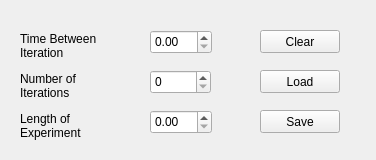
<?xml version="1.0" encoding="UTF-8"?>
<ui version="4.0">
 <class>Form</class>
 <widget class="QWidget" name="Form">
  <property name="geometry">
   <rect>
    <x>0</x>
    <y>0</y>
    <width>376</width>
    <height>160</height>
   </rect>
  </property>
  <property name="windowTitle">
   <string>Form</string>
  </property>
  <widget class="QPushButton" name="btn_clear">
   <property name="geometry">
    <rect>
     <x>260</x>
     <y>30</y>
     <width>80</width>
     <height>23</height>
    </rect>
   </property>
   <property name="text">
    <string>Clear</string>
   </property>
  </widget>
  <widget class="QPushButton" name="btn_load">
   <property name="geometry">
    <rect>
     <x>260</x>
     <y>70</y>
     <width>80</width>
     <height>23</height>
    </rect>
   </property>
   <property name="text">
    <string>Load</string>
   </property>
  </widget>
  <widget class="QPushButton" name="btn_save">
   <property name="geometry">
    <rect>
     <x>260</x>
     <y>110</y>
     <width>80</width>
     <height>23</height>
    </rect>
   </property>
   <property name="text">
    <string>Save</string>
   </property>
  </widget>
  <widget class="QDoubleSpinBox" name="sb_time_btw_iter">
   <property name="geometry">
    <rect>
     <x>150</x>
     <y>30</y>
     <width>62</width>
     <height>24</height>
    </rect>
   </property>
  </widget>
  <widget class="QSpinBox" name="sb_n_iters">
   <property name="geometry">
    <rect>
     <x>150</x>
     <y>70</y>
     <width>61</width>
     <height>24</height>
    </rect>
   </property>
  </widget>
  <widget class="QDoubleSpinBox" name="sb_len_of_experiment">
   <property name="geometry">
    <rect>
     <x>150</x>
     <y>110</y>
     <width>62</width>
     <height>24</height>
    </rect>
   </property>
  </widget>
  <widget class="QLabel" name="label">
   <property name="geometry">
    <rect>
     <x>20</x>
     <y>30</y>
     <width>121</width>
     <height>31</height>
    </rect>
   </property>
   <property name="text">
    <string>Time Between
Iteration</string>
   </property>
  </widget>
  <widget class="QLabel" name="label_2">
   <property name="geometry">
    <rect>
     <x>20</x>
     <y>70</y>
     <width>111</width>
     <height>31</height>
    </rect>
   </property>
   <property name="text">
    <string>Number of
Iterations</string>
   </property>
  </widget>
  <widget class="QLabel" name="label_3">
   <property name="geometry">
    <rect>
     <x>20</x>
     <y>110</y>
     <width>101</width>
     <height>31</height>
    </rect>
   </property>
   <property name="text">
    <string>Length of
Experiment</string>
   </property>
  </widget>
 </widget>
 <resources/>
 <connections/>
</ui>
